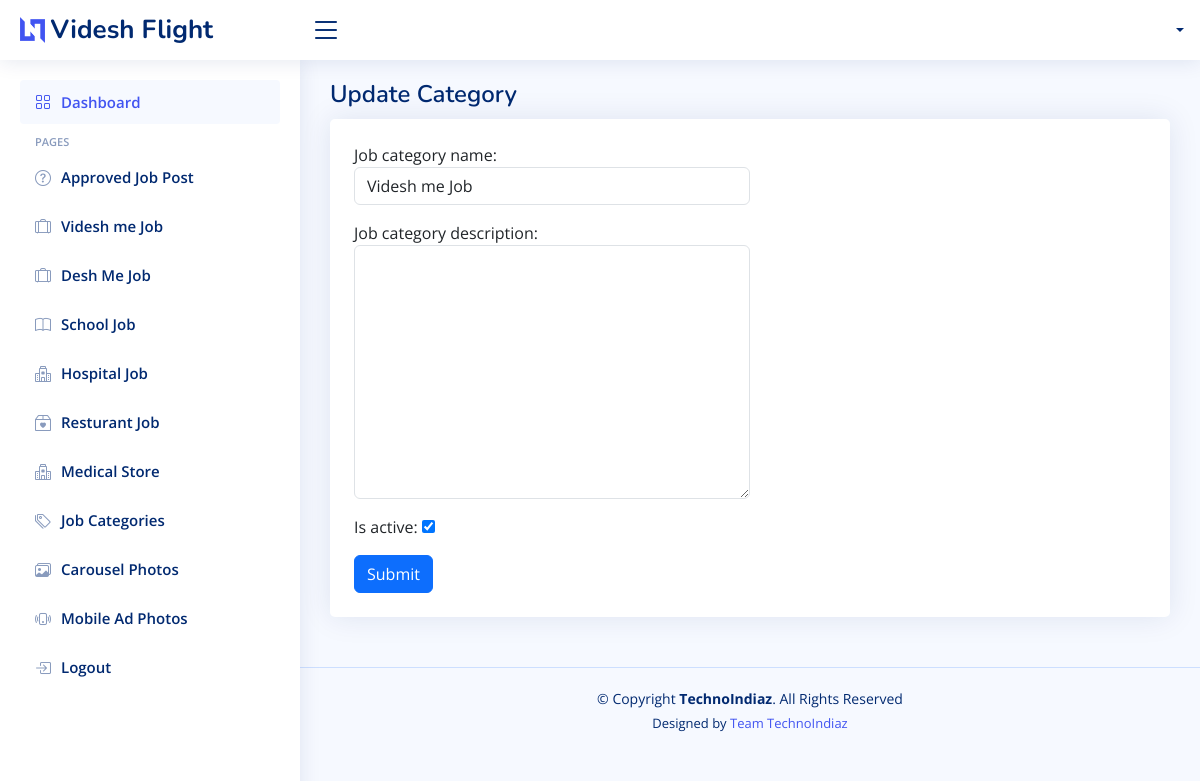
The app's page /category/4/update/, older data.
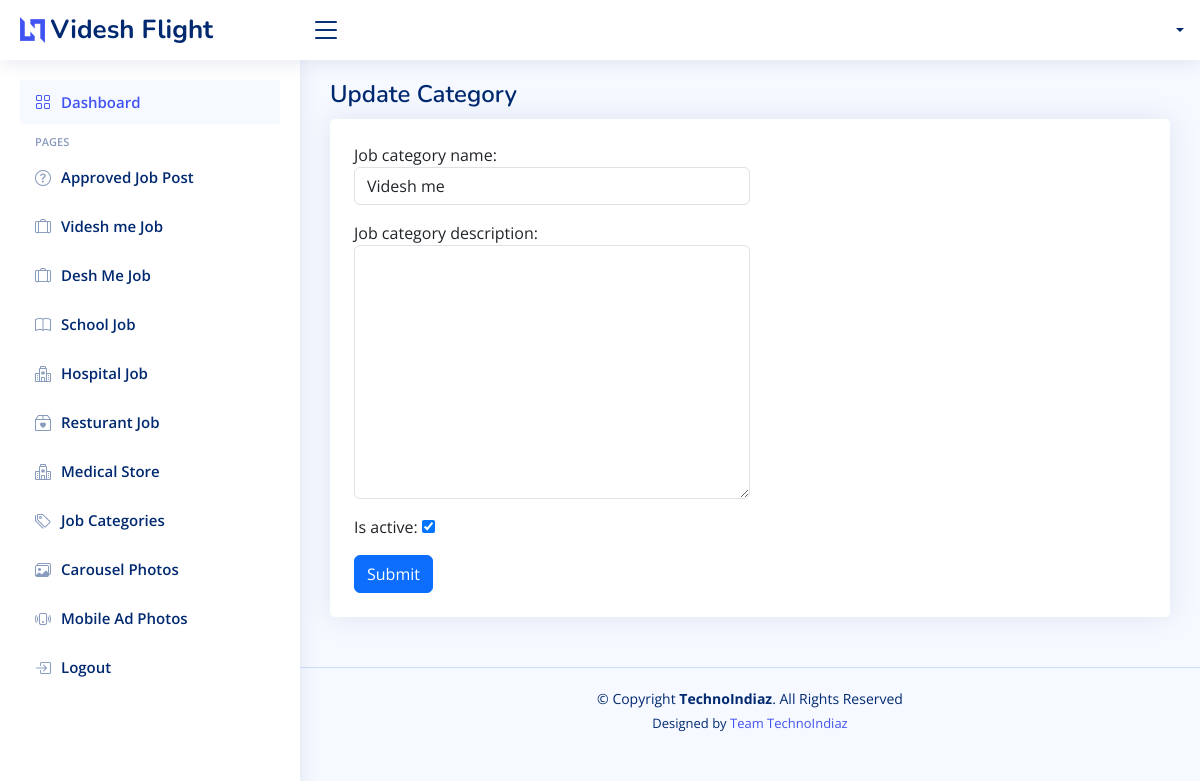
The same page, newer data.
### job/models.py (models this page shows, shortened)
class JobCategory(models.Model):
    job_category_id = models.AutoField(primary_key=True)
    job_category_name = models.CharField(max_length=100)
    job_category_description = models.CharField(max_length=200, blank=True, null=True)
    is_active = models.BooleanField(default=False)
    created_at = models.DateTimeField(auto_now_add=True)
    updated_at = models.DateTimeField(auto_now=True)

### job/views.py (the view)
# urls.py: path('category/<int:pk>/update/', views.JobCategoryUpdateView.as_view(), name='category_update'),
class JobCategoryUpdateView(UpdateView):
    form_class = JobCategoryForm
    model = JobCategory
    template_name = "job/update_job_category.html"
    success_url = reverse_lazy('job:category-list')

### job/forms.py
class JobCategoryForm(forms.ModelForm):
    class Meta:
        model = JobCategory
        fields = '__all__'
        widgets = {
            'job_category_name': forms.TextInput(attrs={'class': 'form-control'}),
            'job_category_description': forms.Textarea(attrs={'class': 'form-control'}),
                   }

### job/templates/job/update_job_category.html (shortened to what this page needs)
{% extends "job/base.html" %}
{% block page_heading %}
Update Category
{% endblock page_heading %}
{% block page_content %}
<div class="card py-4 px-4">
<div class="col-lg-6 col-md-6">
      <form action="" method="post" enctype="multipart/form-data" class="">
    {% for fm in form %}
        <div class="form-group mb-3">
        {{fm.label_tag}} {{fm}} <small class="text-danger">{{fm.error|striptags}}</small>
        </div>
        {% endfor %}
        <button type="submit" class="btn btn-primary">Submit</button>
      </form>
    </div>
  </div>
{% endblock page_content %}

Row changes from the older to the newer data that the page shows:
changed JobCategory: job_category_name "Videsh me Job" → "Videsh me"
